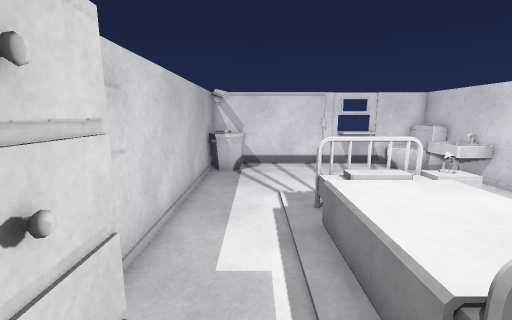
View 1 (above)

12 first-person views from a walk through a Unity game level. The camera is 1.5 m above the floor, tilts 10° down and sees 90° across. The floor is counted in squares, 0.5 m on a side. Each view is taken from the middle of a square. On the plan, view 1 faces up. The plan holds only what a view shows up to about 19 squares ahead; the rest is blank.

View 2
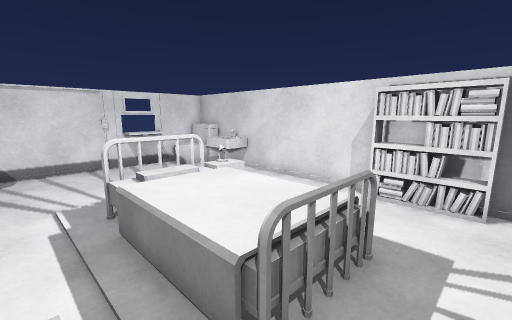

View 3
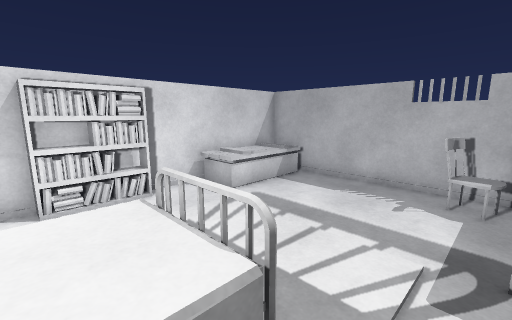

View 4
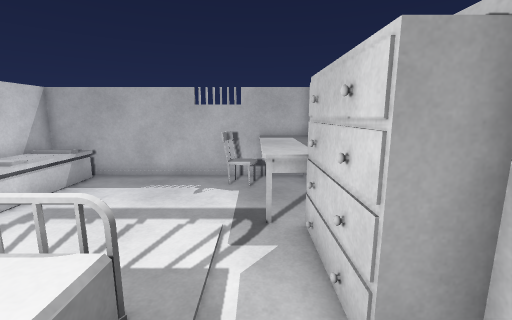

View 5
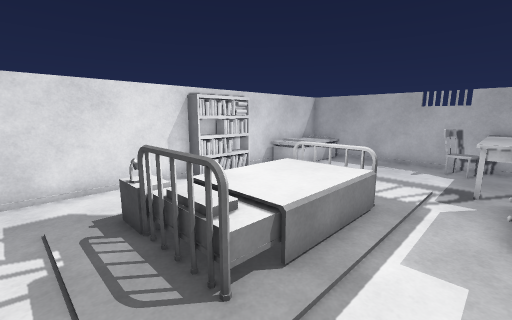

View 6
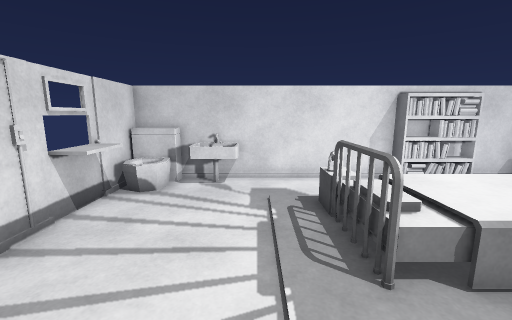

View 7
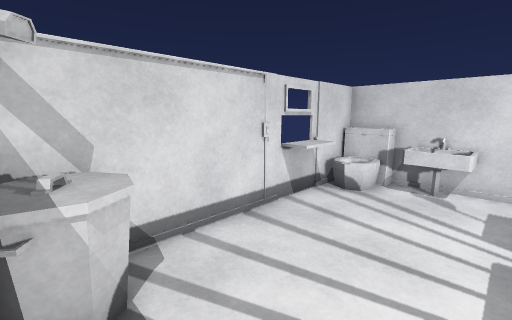

View 8
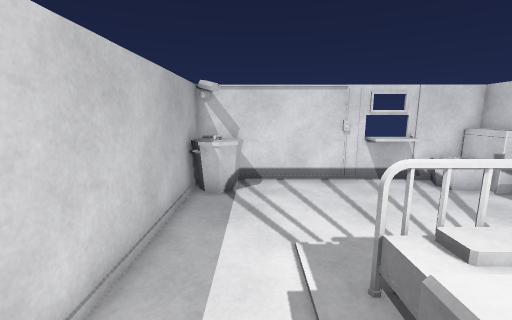

View 9
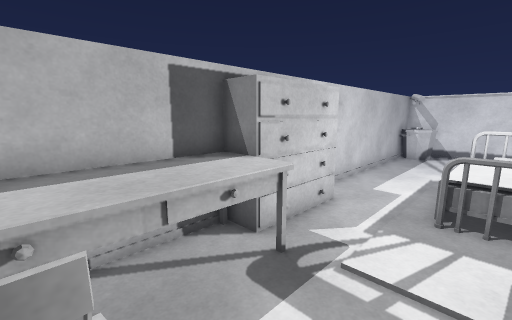

View 10
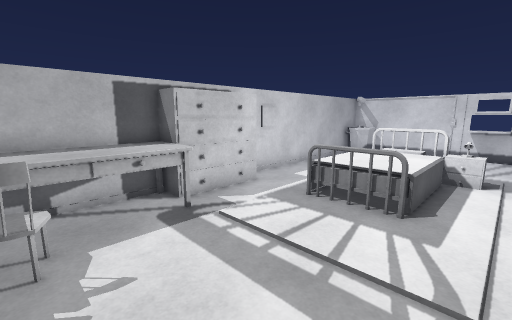

View 11
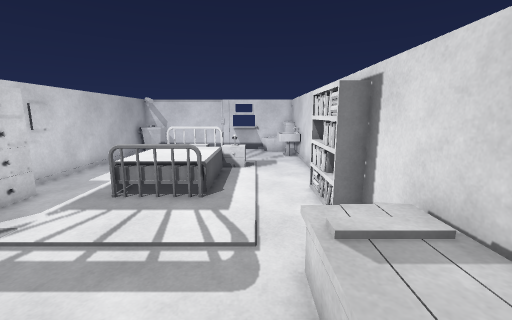

View 12
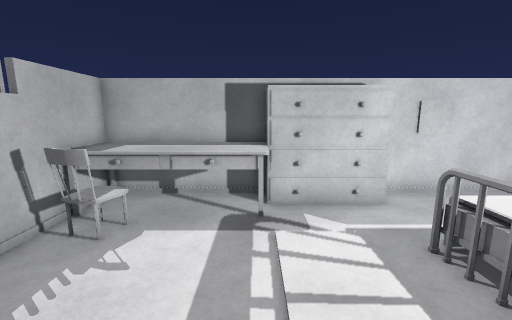

### Floor plan
Key: @ floor where view 1 was taken; # wall or solid block; x gap in a wall; . main floor; : floor 0.5 m higher than the main floor; + floor 0.75 m higher than the main floor; = window, fence, low wall or low ledge; ^ raised ledge; O other object.
Columns run from 3 left of view 1 to 10 right of it. Each row starts with its distance up from view 1.
 16 ##############
 15 ##= ... ^^^=^^
 14 #^^........=^^
 13 #x#.........^^
 12 #...........^^
 11 #...........^^
 10 #............#
  9 #............#
  8 #....#.......#
  7 #....:++::...#
  6 #....=++=....#
  5 #....=++=....#
  4 # ...=++=....#
  3  #...=++=...##
  2  ##..=::=...##
  1  ##.........##
  0  ##@........##
 -1  ##..........#
 -2  #==........=#
 -3  #O........^^^
 -4  #O........^^^
 -5  #O........=^^
 -6  #OOO......^^#
 -7  #  O......^^#
 -8   ############

Positions as (right, up) in squares from view 1, and headings:
1: (0, 0), facing up
2: (0, 0), facing up-right
3: (0, 4), facing down-right
4: (0, 5), facing down
5: (-1, 10), facing down-right
6: (-2, 10), facing right
7: (-2, 10), facing up-right
8: (0, 4), facing up
9: (3, -6), facing up-left
10: (7, -6), facing up-left
11: (7, -7), facing up
12: (7, -2), facing left
